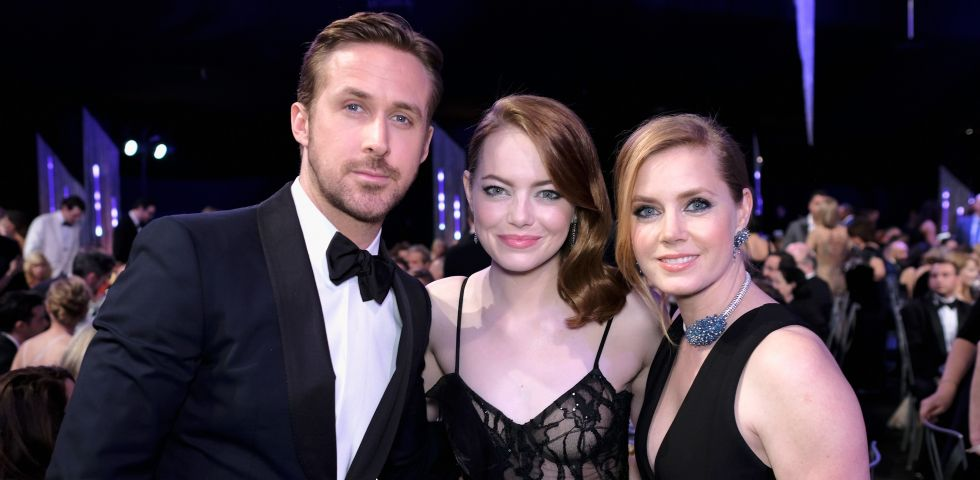
#> input picture images/oscar-2017.jpg, 980 x 480 px
$ jupyter execute haram.ipynb
#> lines starting #> are read from the running program, lines starting #| are printed output that depends on the picture; after the words box and inside, x2 and y2 are one past the last pixel; in counts of white or black regions, pixels touching at a corner belong together
# Skin detection

[cell 1]
import cv2 as cv2
import numpy as np
from matplotlib import pyplot as plt

[cell 2]
img = cv2.imread('images/oscar-2017.jpg')
#> img is the input picture: shape (480, 980, 3); mean B, G, R 64.6, 55.2, 67.2

img1 = cv2.cvtColor(img, cv2.COLOR_BGR2GRAY)
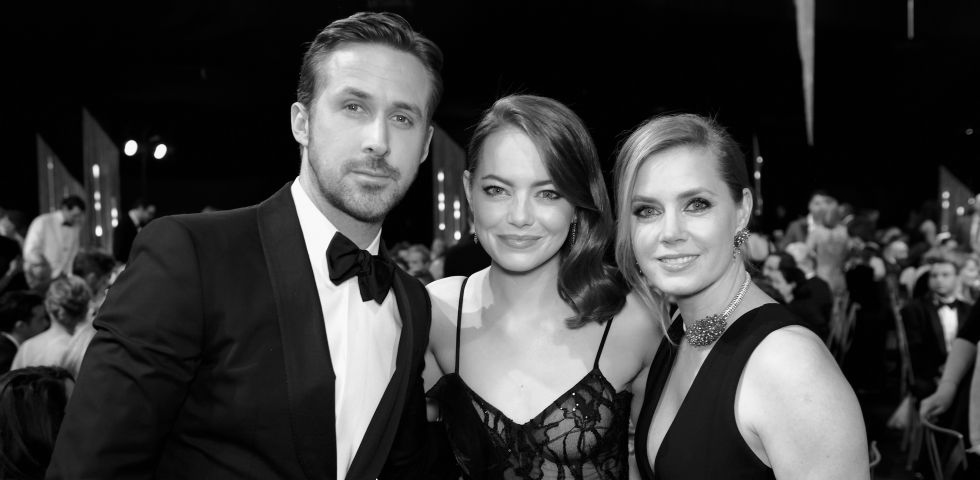
#> img1: shape (480, 980); min 0, max 255, mean 59.9
img1 = cv2.medianBlur(img1,5)
plt.imshow(img1);
cv2.imwrite('images/1.jpg', img1)
#> Out = True

# sogliatura

[cell 3]
ret,th1 = cv2.threshold(img1,127,255,cv2.THRESH_BINARY)
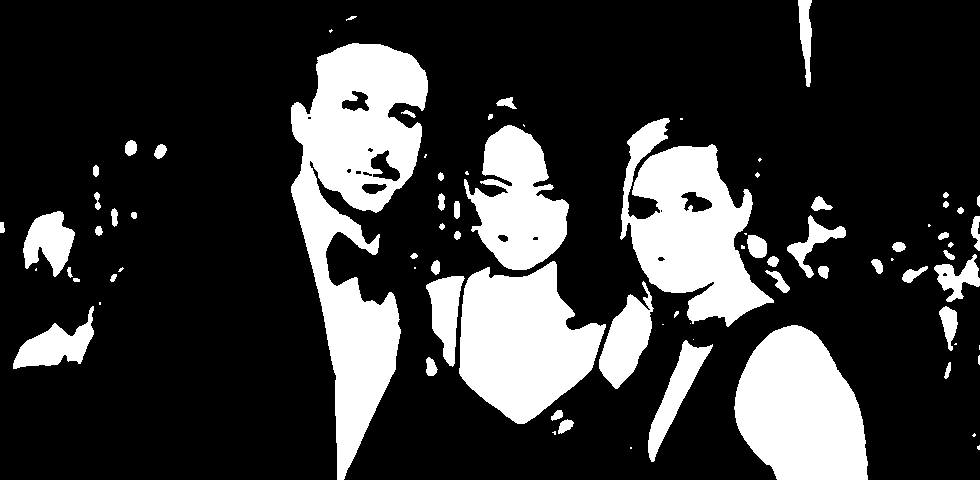
#> th1: shape (480, 980); 22% white; 82 white regions (25 under 20 px), largest, box (x1, y1, x2, y2) and area: (291, 43, 428, 480) 28058, (620, 118, 774, 327) 16661, (459, 261, 606, 424) 15569

th2 = cv2.adaptiveThreshold(img1, 255,
                        cv2.ADAPTIVE_THRESH_MEAN_C, cv2.THRESH_BINARY, 21, 10)
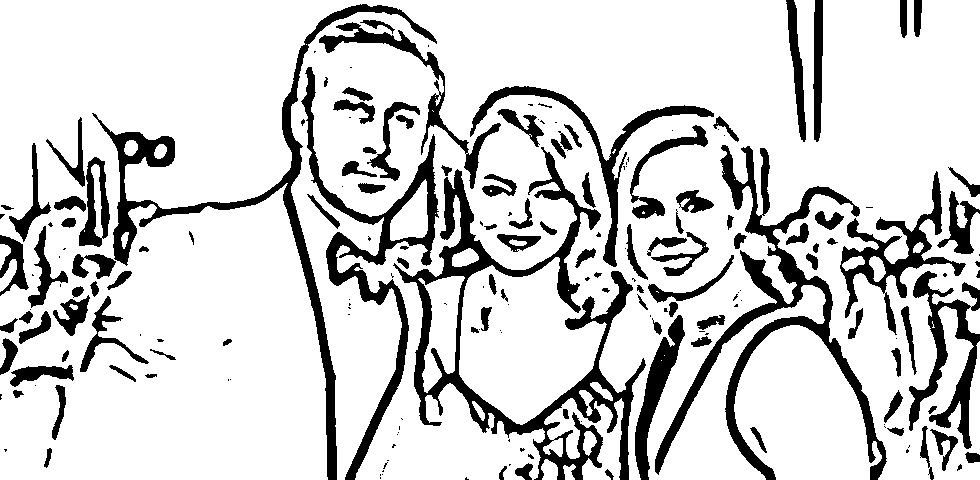
#> th2: shape (480, 980); 82% white; 196 black regions (83 under 20 px), largest, box (x1, y1, x2, y2) and area: (393, 147, 646, 480) 14236, (655, 145, 887, 480) 10693, (92, 4, 437, 480) 8743
th3 = cv2.adaptiveThreshold(img1, 255,
                        cv2.ADAPTIVE_THRESH_GAUSSIAN_C, cv2.THRESH_BINARY, 21, 4)
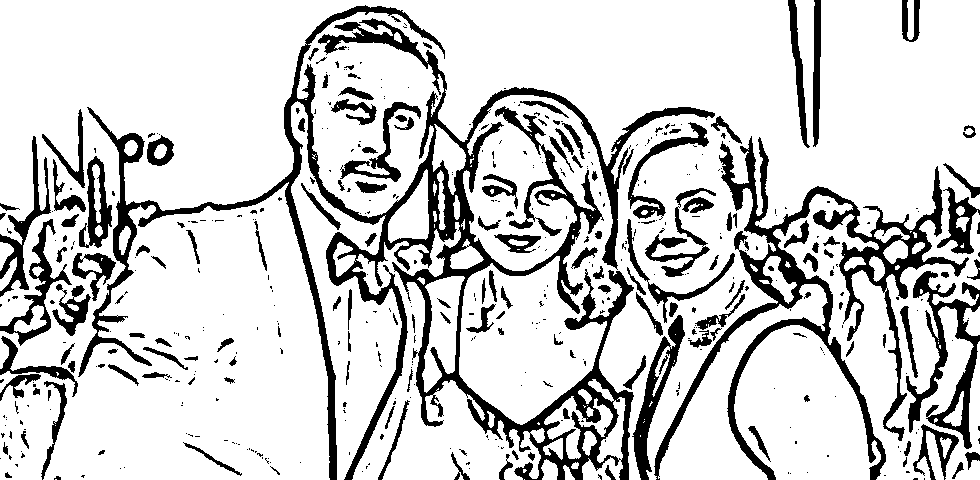
#> th3: shape (480, 980); 81.1% white; 489 black regions (331 under 20 px), largest, box (x1, y1, x2, y2) and area: (78, 5, 715, 480) 35976, (654, 136, 969, 480) 14775, (906, 271, 980, 449) 3890

titles = ['Original Image', 'Global Thresholding (v = 127)',
            'Adaptive Mean Thresholding', 'Adaptive Gaussian Thresholding']

images = [img1, th1, th2, th3]
for i in range(4):
    plt.subplot(2,2,i+1),plt.imshow(images[i],'gray')
    plt.title(titles[i])
    plt.xticks([]),plt.yticks([])
plt.show()

[cell 4]
#converting to HSV
HSV_img = cv2.cvtColor(img, cv2.COLOR_BGR2HSV)
#> HSV_img: shape (480, 980, 3); mean H, S, V 105.8, 116.5, 74.6
plt.imshow(HSV_img);
cv2.imwrite('images/2.jpg', HSV_img)
#> Out = True

[cell 5]
#converting to RGB
RGB_img = cv2.cvtColor(img, cv2.COLOR_BGR2RGB)
plt.imshow(RGB_img);
cv2.imwrite('images/3.jpg', RGB_img)
#> Out = True

# HSV

[cell 6]
#RGB: (141, 85, 36)
#RGB: (255, 219, 172)

#HSV: (28, 74, 55)
#HSV: (33, 32, 100)

#YCrCb: (0, 133, 80)
#YCrCb: (80, 173, 120)

# define the upper and lower boundaries of the HSV pixel
# intensities to be considered 'skin'
lower = np.array([0, 36, 40],np.uint8)
upper = np.array([61, 160, 255],np.uint8)

#create skin mask
skinMask = cv2.inRange(HSV_img, lower, upper)
#> skinMask: shape (480, 980); 10.8% white; 183 white regions (139 under 20 px), largest, box (x1, y1, x2, y2) and area: (290, 15, 420, 242) 11924, (612, 117, 719, 339) 9552, (501, 98, 624, 340) 8705

# blur the mask to help remove noise
skinMask = cv2.GaussianBlur(skinMask, (3, 3), 0)

#approximates the mask
kernel = cv2.getStructuringElement(cv2.MORPH_ELLIPSE, (11, 11))
skinMask = cv2.erode(skinMask, kernel, iterations =0)
skinMask = cv2.dilate(skinMask, kernel, iterations =2)
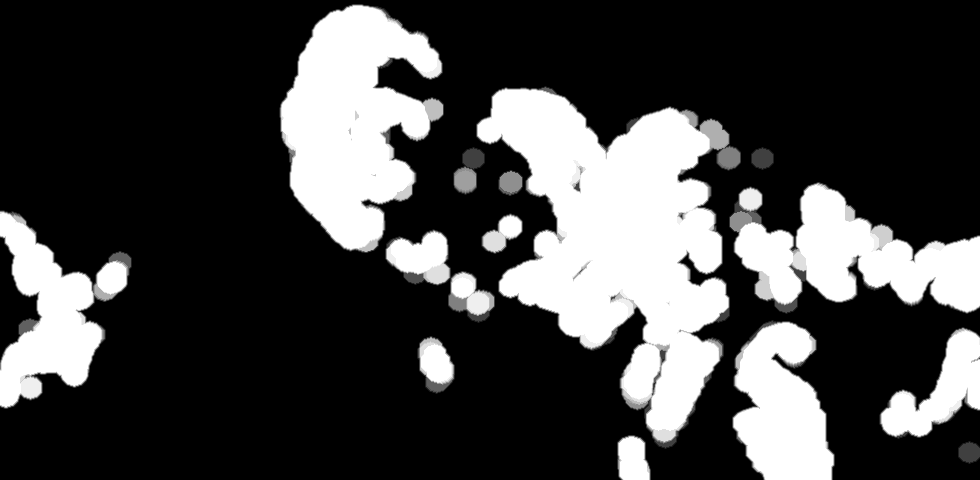
#> skinMask: shape (480, 980); min 0, max 255, mean 68


# apply the mask to the frame
skin = cv2.bitwise_not(img, mask = skinMask)
skin = cv2.bitwise_not(skin, mask = None)
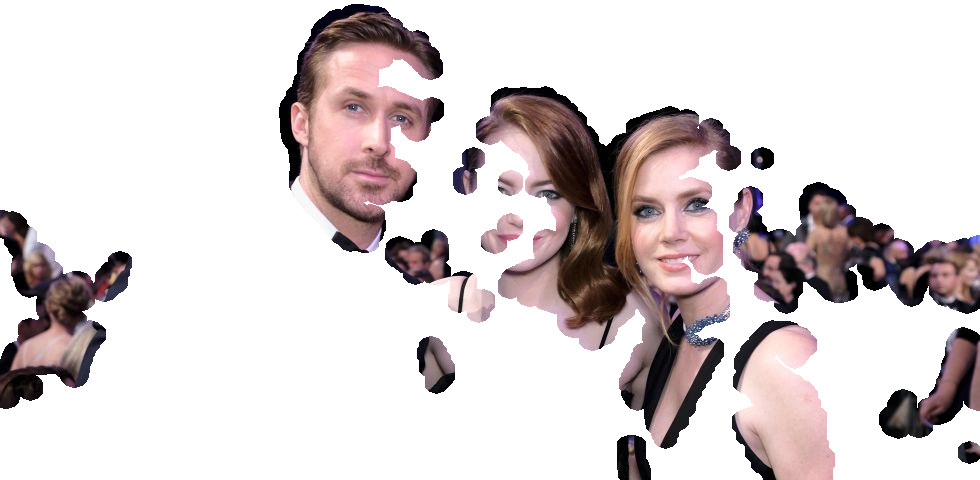
#> skin: shape (480, 980, 3); mean B, G, R 209.7, 209.2, 217.5
skin = cv2.cvtColor(skin, cv2.COLOR_BGR2RGB)

plt.imshow(skin);
cv2.imwrite('images/4.jpg', skin)
#> Out = True

[cell 7]
plt.imshow(RGB_img);
cv2.imwrite('images/5.jpg', RGB_img)
#> Out = True

# YCrCb

[cell 8]
#set the parameters to detect skin color
min_YCrCb= np.array([11, 122, 129],np.uint8)
max_YCrCb= np.array([161, 155, 155],np.uint8)
#min_YCrCb = np.array([0, 133, 80],np.uint8)
#max_YCrCb = np.array([80, 173, 120],np.uint8)
#get image
image = cv2.imread("images/oscar-2017.jpg")
imageYCrCb = cv2.cvtColor(image,cv2.COLOR_BGR2YCR_CB)
#> imageYCrCb: shape (480, 980, 3); mean of channels 0, 1, 2 59.9, 133.2, 130.6
#create skin mask
skinRegionYCrCb = cv2.inRange(imageYCrCb,min_YCrCb,max_YCrCb)
#> skinRegionYCrCb: shape (480, 980); 27.4% white; 347 white regions (267 under 20 px), largest, box (x1, y1, x2, y2) and area: (0, 107, 337, 480) 59759, (326, 96, 635, 480) 25454, (639, 110, 882, 480) 19718
# blur the mask to help remove noise
skinRegionYCrCb = cv2.GaussianBlur(skinRegionYCrCb, (3, 3), 0)

#approximates the mask
kernel = cv2.getStructuringElement(cv2.MORPH_ELLIPSE, (11, 11))
skinRegionYCrCb = cv2.dilate(skinRegionYCrCb, kernel, iterations = 2)
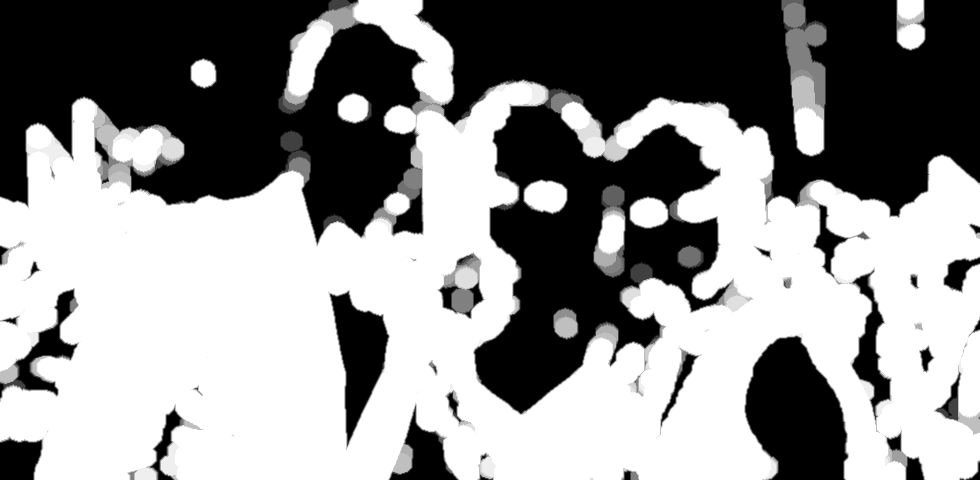
#> skinRegionYCrCb: shape (480, 980); min 0, max 255, mean 142.3
skinRegionYCrCb = cv2.erode(skinRegionYCrCb, kernel, iterations = 3)
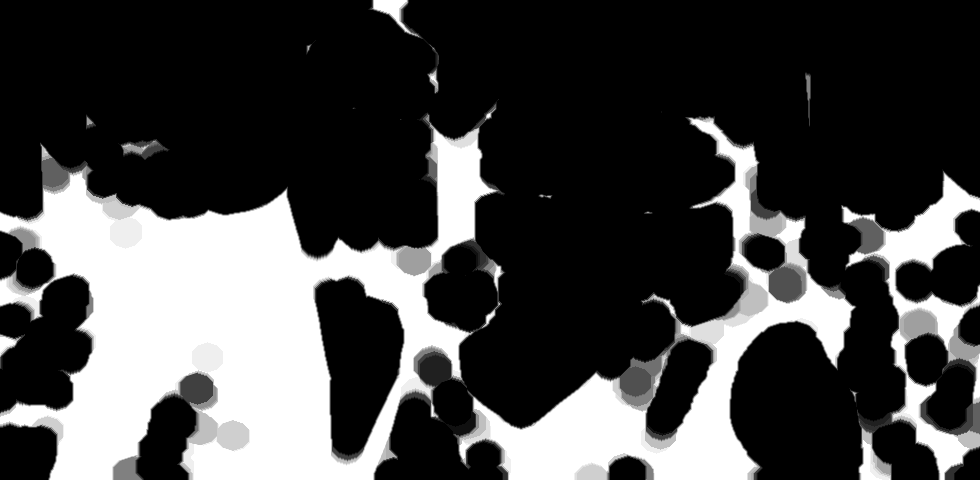
#> skinRegionYCrCb: shape (480, 980); min 0, max 255, mean 69.9


#applies the mask to the image
skin = cv2.bitwise_not(image, mask = skinRegionYCrCb)
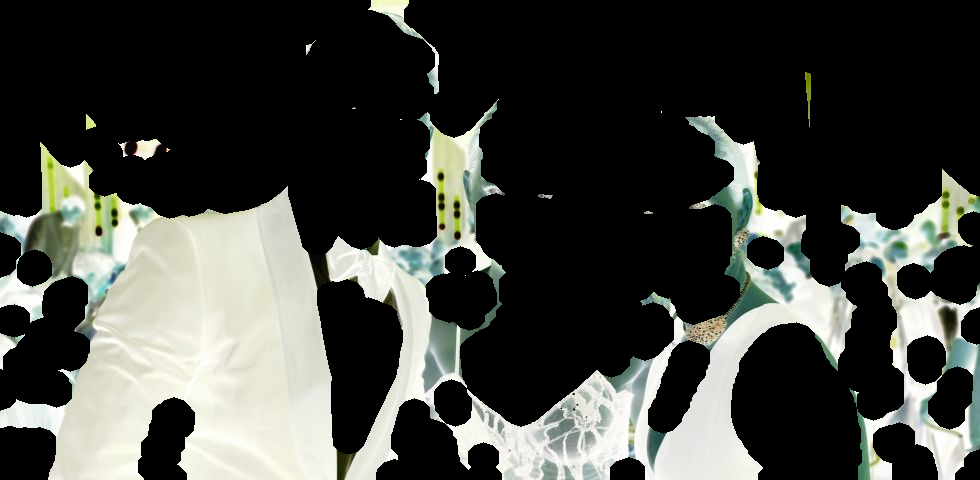
#> skin: shape (480, 980, 3); mean B, G, R 64.1, 69.1, 67.2
skin = cv2.bitwise_xor(skin, image, mask = None)
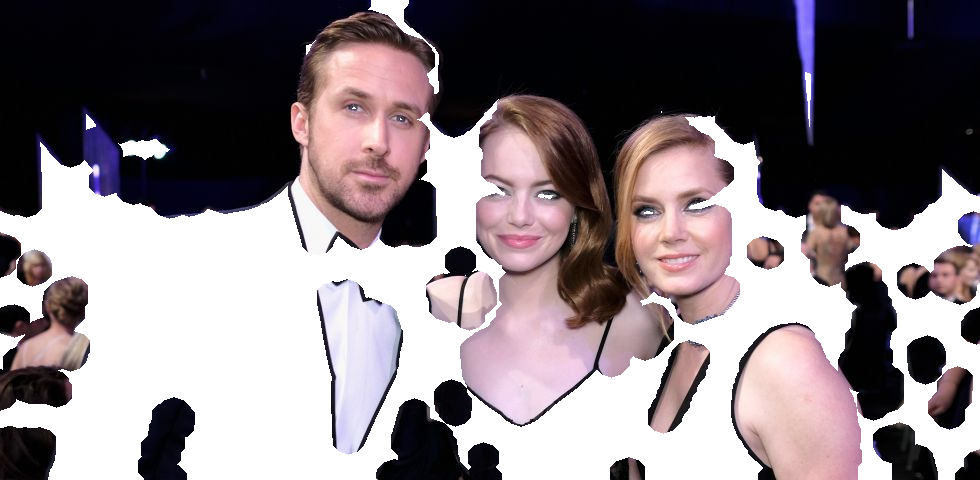
#> skin: shape (480, 980, 3); mean B, G, R 128.7, 124.3, 134.4


#v2.imwrite("images/oscar.jpeg", np.hstack([image,RGB_skin]))

#convert the image into RGB
RGB_skin = cv2.cvtColor(skin, cv2.COLOR_BGR2RGB)

plt.imshow(RGB_skin);
cv2.imwrite('images/6.jpg', RGB_skin)
#> Out = True

[cell 9]
plt.imshow(image);
cv2.imwrite('images/7.jpg', image)
#> Out = True
